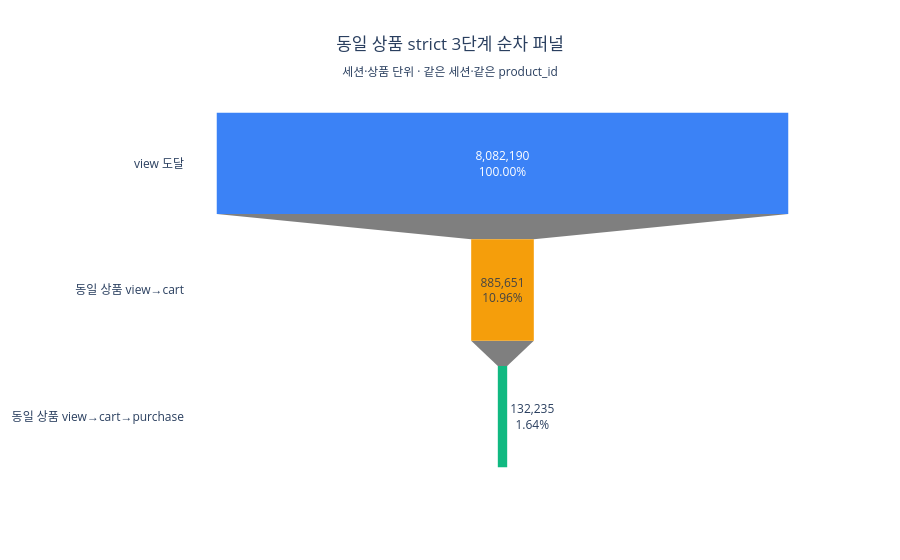

The cell this chart's notebook holds for it:
### Code cell
fig = go.Figure(go.Funnel(
    y=product_funnel['단계'],
    x=product_funnel['session_product수'],
    marker=dict(color=[color_map['view'], color_map['cart'], color_map['purchase']]),
    texttemplate='%{value:,.0f}<br>%{percentInitial:.2%}',
))
fig.update_layout(
    title=dict(
        text='동일 상품 strict 3단계 순차 퍼널<br>'
             '<sub>세션·상품 단위 · 같은 세션·같은 product_id</sub>',
        x=0.5,
        xanchor='center',
    ),
    plot_bgcolor='white',
)
fig.show()

### Figure 1 — Plotly figure (JSON) as saved in the notebook; plotly's stock layout.template omitted (floating-point values rounded to 4 significant figures)
{"data": [{"marker": {"color": ["#3B82F6", "#F59E0B", "#10B981"]}, "texttemplate": "%{value:,.0f}<br>%{percentInitial:.2%}", "type": "funnel", "x": [8082190, 885651, 132235], "y": ["view 도달", "동일 상품 view→cart", "동일 상품 view→cart→purchase"]}], "layout": {"plot_bgcolor": "white", "title": {"text": "동일 상품 strict 3단계 순차 퍼널<br><sub>세션·상품 단위 · 같은 세션·같은 product_id</sub>", "x": 0.5, "xanchor": "center"}}}
